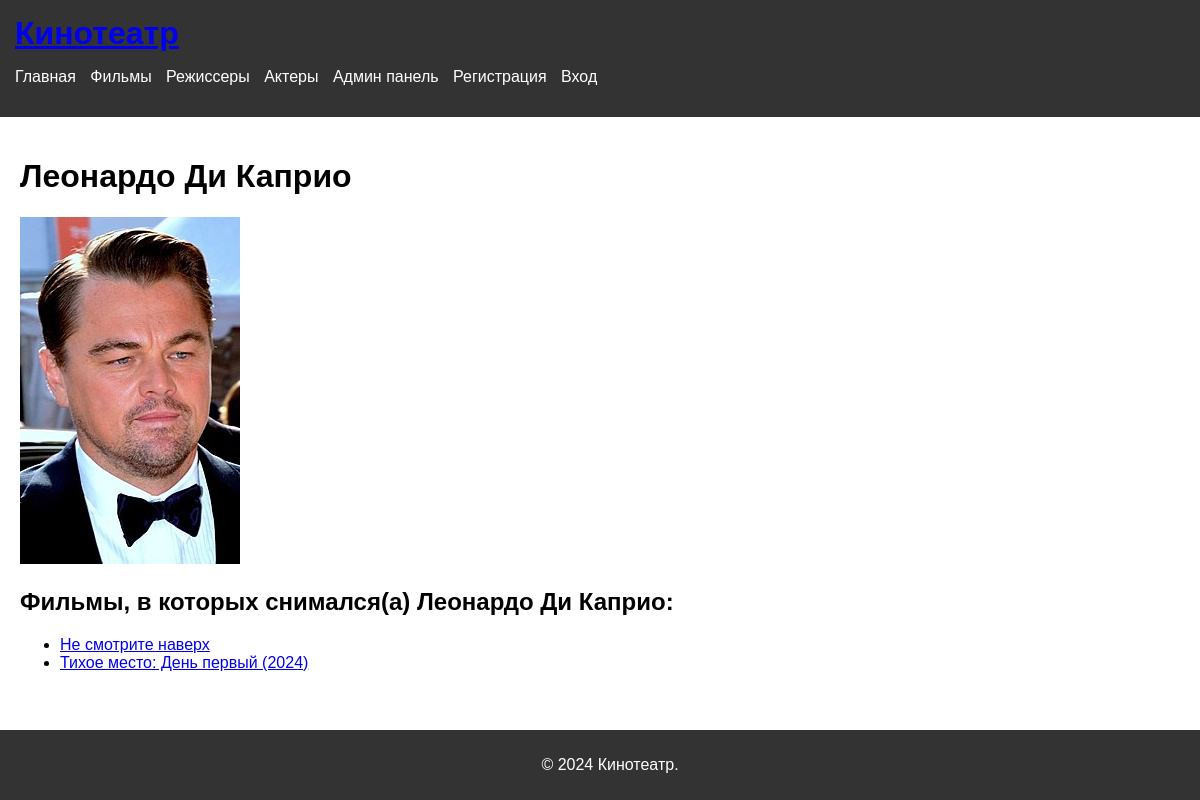
/actor/1/, run on the app's committed database.
### kinoteatr/models.py (models this page shows, shortened)
class Actor(models.Model):
    name = models.CharField(max_length=150)
    foto = models.ImageField(upload_to='media/fotoactor')

class Movie(models.Model):
    title = models.CharField(max_length=200)
    description = models.TextField(max_length=500)
    genre = models.ForeignKey(Genre, on_delete=models.CASCADE)
    director = models.ForeignKey(Director, on_delete=models.CASCADE)
    actor = models.ManyToManyField(Actor)
    poster = models.ImageField(upload_to='media/fotoposter')

### kinoteatr/views.py (the view)
# urls.py: path('actor/<int:pk>/', views.actor_detail, name='actor_detail'),
def actor_detail(request, pk):
    actor = get_object_or_404(Actor, pk=pk)
    return render(request, 'cinema/actor_detail.html', {'actor': actor})

### kinoteatr/templates/cinema/actor_detail.html (shortened to what this page needs)
{% extends 'cinema/base.html' %}
{% block content %}
<h1>{{ actor.name }}</h1>
<img src="{{ actor.foto.url }}" alt="{{ actor.name }}">
{% if actor.movie_set.all %}
    <h2>Фильмы, в которых снимался(а) {{ actor.name }}:</h2>
    <ul>
        {% for movie in actor.movie_set.all %}
            <li>
                <a href="{% url 'movie_detail' movie.pk %}">{{ movie.title }}</a>
            </li>
        {% endfor %}
    </ul>
{% else %}
    <p>Данный актер не участвовал в съёмках ни в одном фильме.</p>
{% endif %}
{% endblock %}

### static/styles.css (style rules this page uses)
body { font-family: Arial, sans-serif; margin: 0; padding: 0; display: flex; flex-direction: column; min-height: 100vh; }

### data on the page
Actor: name "Леонардо Ди Каприо", foto (picture)
Movie: title "Не смотрите наверх"
Movie: title "Тихое место: День первый (2024)"
